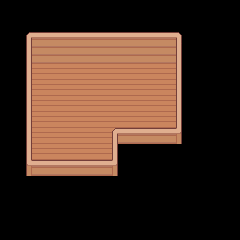

A level layout from a 2D game, rendered from its tile map. Below: a short description, then the map file with its tile-grid data intact:
An orthogonal 15x15 tile map with 16x16 px tiles, 7 tile layers (Back, Back2, Buildings, Path, ...), 2 tilesets.

<map version="1.10" tiledversion="1.11.2" orientation="orthogonal" renderorder="left-down" width="15" height="15" tilewidth="16" tileheight="16" infinite="0" nextlayerid="17" nextobjectid="1">
 <properties>
  <property name="originX" type="int" value="0" />
  <property name="originY" type="int" value="14" />
 </properties>
 <tileset firstgid="1" name="World1" tilewidth="16" tileheight="16" tilecount="4096" columns="64">
  <image source="Tiles/Tilesets/World1.png" width="1024" height="1024" />
 </tileset>
 <tileset firstgid="4097" name="Paths" tilewidth="16" tileheight="16" tilecount="40" columns="4">
  <image source="Tiles/Tilesets/Paths.png" width="64" height="160" />
 </tileset>
 <layer id="1" name="Back" width="15" height="15" locked="1">
  <properties>
   <property name="unity:SortingLayer" value="Back" />
   <property name="unity:SortingOrder" value="200" />
  </properties>
  <data encoding="csv">
0,0,0,0,0,0,0,0,0,0,0,0,0,0,0,
0,0,0,0,0,0,0,0,0,0,0,0,0,0,0,
0,0,0,0,0,0,0,0,0,0,0,0,0,0,0,
0,0,0,0,0,0,0,0,0,0,0,0,0,0,0,
0,0,578,578,578,578,578,578,578,578,578,0,0,0,0,
0,0,578,578,578,578,578,578,578,578,578,0,0,0,0,
0,0,578,578,578,578,578,578,578,578,578,0,0,0,0,
0,0,578,578,578,578,578,578,578,578,578,0,0,0,0,
0,0,578,578,578,578,578,0,0,0,0,0,0,0,0,
0,0,578,578,578,578,578,0,0,0,0,0,0,0,0,
0,0,0,0,0,0,0,0,0,0,0,0,0,0,0,
0,0,0,0,0,0,0,0,0,0,0,0,0,0,0,
0,0,0,0,0,0,0,0,0,0,0,0,0,0,0,
0,0,0,0,0,0,0,0,0,0,0,0,0,0,0,
0,0,0,0,0,0,0,0,0,0,0,0,0,0,0
</data>
 </layer>
 <objectgroup id="6" name="Back Object" locked="1" />
 <layer id="2" name="Back2" width="15" height="15" locked="1">
  <properties>
   <property name="unity:SortingLayer" value="Back" />
  </properties>
  <data encoding="csv">
0,0,0,0,0,0,0,0,0,0,0,0,0,0,0,
0,0,0,0,0,0,0,0,0,0,0,0,0,0,0,
0,0,0,0,0,0,0,0,0,0,0,0,0,0,0,
0,0,0,0,0,0,0,0,0,0,0,0,0,0,0,
0,0,0,0,0,0,0,0,0,0,0,0,0,0,0,
0,0,0,0,0,0,0,0,0,0,0,0,0,0,0,
0,0,0,0,0,0,0,0,0,0,0,0,0,0,0,
0,0,0,0,0,0,0,0,0,0,0,0,0,0,0,
0,0,0,0,0,0,0,0,0,0,0,0,0,0,0,
0,0,0,0,0,0,0,0,0,0,0,0,0,0,0,
0,0,0,0,0,0,0,0,0,0,0,0,0,0,0,
0,0,0,0,0,0,0,0,0,0,0,0,0,0,0,
0,0,0,0,0,0,0,0,0,0,0,0,0,0,0,
0,0,0,0,0,0,0,0,0,0,0,0,0,0,0,
0,0,0,0,0,0,0,0,0,0,0,0,0,0,0
</data>
 </layer>
 <objectgroup id="7" name="Back2 Object" locked="1" />
 <layer id="3" name="Buildings" width="15" height="15" locked="1">
  <properties>
   <property name="Passable" value="F" />
   <property name="unity:SortingLayer" value="Buildings" />
   <property name="unity:SortingOrder" value="400" />
  </properties>
  <data encoding="csv">
0,0,0,0,0,0,0,0,0,0,0,0,0,0,0,
0,0,0,0,0,0,0,0,0,0,0,0,0,0,0,
0,585,646,646,646,646,646,646,646,646,646,645,0,0,0,
0,583,651,651,651,651,651,651,651,651,651,644,0,0,0,
0,583,0,0,0,0,0,0,0,0,0,644,0,0,0,
0,583,0,0,0,0,0,0,0,0,0,644,0,0,0,
0,583,0,0,0,0,0,0,0,0,0,644,0,0,0,
0,583,0,0,0,0,0,0,0,0,0,644,0,0,0,
0,583,0,0,0,0,0,642,646,646,646,648,0,0,0,
0,583,0,0,0,0,0,644,0,0,0,0,0,0,0,
0,647,646,646,646,646,646,648,0,0,0,0,0,0,0,
0,0,0,0,0,0,0,0,0,0,0,0,0,0,0,
0,0,0,0,0,0,0,0,0,0,0,0,0,0,0,
0,0,0,0,0,0,0,0,0,0,0,0,0,0,0,
0,0,0,0,0,0,0,0,0,0,0,0,0,0,0
</data>
 </layer>
 <objectgroup id="8" name="Buildings Object" locked="1" />
 <layer id="4" name="Path" width="15" height="15" locked="1">
  <properties>
   <property name="unity:SortingLayer" value="Path" />
   <property name="unity:SortingOrder" value="500" />
  </properties>
  <data encoding="csv">
0,0,0,0,0,0,0,0,0,0,0,0,0,0,0,
0,0,0,0,0,0,0,0,0,0,0,0,0,0,0,
0,0,0,0,0,0,0,0,0,0,0,0,0,0,0,
0,0,0,0,0,0,0,0,0,0,0,0,0,0,0,
0,0,0,0,0,0,0,0,0,0,0,0,0,0,0,
0,0,0,0,0,0,0,0,0,0,0,0,0,0,0,
0,0,0,0,0,0,0,0,0,0,0,0,0,0,0,
0,0,0,0,0,0,0,0,0,0,0,0,0,0,0,
0,0,0,0,0,0,0,0,0,0,0,0,0,0,0,
0,0,0,0,0,0,0,0,0,0,0,0,0,0,0,
0,0,0,0,0,0,0,0,0,0,0,0,0,0,0,
0,0,0,0,0,0,0,0,0,0,0,0,0,0,0,
0,0,0,0,0,0,0,0,0,0,0,0,0,0,0,
0,0,0,0,0,0,0,0,0,0,0,0,0,0,0,
0,0,0,0,0,0,0,0,0,0,0,0,0,0,0
</data>
 </layer>
 <objectgroup id="9" name="Path Object" locked="1" />
 <layer id="5" name="Front" width="15" height="15" locked="1">
  <properties>
   <property name="unity:SortingLayer" value="Front" />
   <property name="unity:SortingOrder" value="700" />
  </properties>
  <data encoding="csv">
0,0,0,0,0,0,0,0,0,0,0,0,0,0,0,
0,0,0,0,0,0,0,0,0,0,0,0,0,0,0,
0,0,0,0,0,0,0,0,0,0,0,0,0,0,0,
0,583,0,0,0,0,0,0,0,0,0,644,0,0,0,
0,583,0,0,0,0,0,0,0,0,0,644,0,0,0,
0,583,0,0,0,0,0,0,0,0,0,644,0,0,0,
0,583,0,0,0,0,0,0,0,0,0,644,0,0,0,
0,583,0,0,0,0,0,0,0,0,0,644,0,0,0,
0,583,0,0,0,0,0,642,646,646,646,648,0,0,0,
0,583,0,0,0,0,0,644,0,0,0,0,0,0,0,
0,647,646,646,646,646,646,648,0,0,0,0,0,0,0,
0,0,0,0,0,0,0,0,0,0,0,0,0,0,0,
0,0,0,0,0,0,0,0,0,0,0,0,0,0,0,
0,0,0,0,0,0,0,0,0,0,0,0,0,0,0,
0,0,0,0,0,0,0,0,0,0,0,0,0,0,0
</data>
 </layer>
 <objectgroup id="10" name="Front Object" locked="1" />
 <layer id="12" name="Always Front" width="15" height="15" locked="1">
  <properties>
   <property name="unity:SortingLayer" value="AlwaysFront" />
   <property name="unity:SortingOrder" value="800" />
  </properties>
  <data encoding="csv">
0,0,0,0,0,0,0,0,0,0,0,0,0,0,0,
0,0,0,0,0,0,0,0,0,0,0,0,0,0,0,
0,0,0,0,0,0,0,0,0,0,0,0,0,0,0,
0,0,0,0,0,0,0,0,0,0,0,0,0,0,0,
0,0,0,0,0,0,0,0,0,0,0,0,0,0,0,
0,0,0,0,0,0,0,0,0,0,0,0,0,0,0,
0,0,0,0,0,0,0,0,0,0,0,0,0,0,0,
0,0,0,0,0,0,0,0,0,0,0,0,0,0,0,
0,0,0,0,0,0,0,0,0,0,0,0,0,0,0,
0,0,0,0,0,0,0,0,0,0,0,0,0,0,0,
0,0,0,0,0,0,0,0,0,0,0,0,0,0,0,
0,0,0,0,0,0,0,0,0,0,0,0,0,0,0,
0,0,0,0,0,0,0,0,0,0,0,0,0,0,0,
0,0,0,0,0,0,0,0,0,0,0,0,0,0,0,
0,0,0,0,0,0,0,0,0,0,0,0,0,0,0
</data>
 </layer>
 <objectgroup id="11" name="Always Front Object" locked="1" />
 <layer id="16" name="Always Front2" width="15" height="15" locked="1">
  <properties>
   <property name="unity:SortingLayer" value="AlwaysFront" />
  </properties>
  <data encoding="csv">
0,0,0,0,0,0,0,0,0,0,0,0,0,0,0,
0,0,0,0,0,0,0,0,0,0,0,0,0,0,0,
0,0,0,0,0,0,0,0,0,0,0,0,0,0,0,
0,0,0,0,0,0,0,0,0,0,0,0,0,0,0,
0,0,0,0,0,0,0,0,0,0,0,0,0,0,0,
0,0,0,0,0,0,0,0,0,0,0,0,0,0,0,
0,0,0,0,0,0,0,0,0,0,0,0,0,0,0,
0,0,0,0,0,0,0,0,0,0,0,0,0,0,0,
0,0,0,0,0,0,0,0,0,0,0,0,0,0,0,
0,0,0,0,0,0,0,0,0,0,0,0,0,0,0,
0,0,0,0,0,0,0,0,0,0,0,0,0,0,0,
0,0,0,0,0,0,0,0,0,0,0,0,0,0,0,
0,0,0,0,0,0,0,0,0,0,0,0,0,0,0,
0,0,0,0,0,0,0,0,0,0,0,0,0,0,0,
0,0,0,0,0,0,0,0,0,0,0,0,0,0,0
</data>
 </layer>
 <objectgroup id="15" name="Always Front2 Object" locked="1" />
</map>
